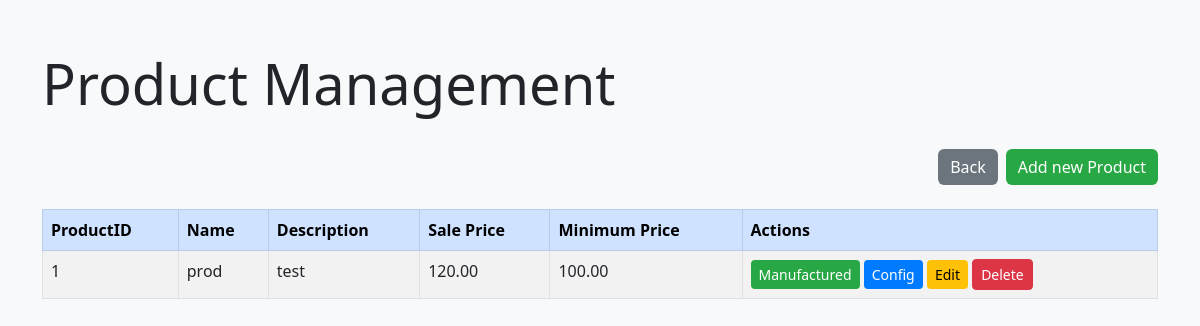
Page /products on the committed database.
### model/model.py (models this page shows, shortened)
class Product(Base):
    __tablename__ = 'products'
    product_id = Column(Integer, primary_key=True)
    name = Column(String)
    description = Column(String)
    sale_price = Column(Numeric(10, 2), nullable=False)
    minimum_price = Column(Numeric(10, 2), nullable=False)
    manufactured_items  = relationship("ManufacturedItem", back_populates="product", cascade="all, delete-orphan")
    materials = relationship("ProductMaterial", back_populates="product", cascade="all, delete-orphan")

### app.py (the view)
@app.route('/products')
def products():
    product_controller = ProductController(session)
    products = product_controller.get_all_products()
    return render_template('products.html', products=products)

### controller/controller.py (called while the page is built)
    def get_all_products(self):
        return self.session.query(Product).all()

### templates/products.html (shortened to what this page needs)
<!DOCTYPE html>
<html lang="en">
<head>
    <link href="https://cdn.jsdelivr.net/npm/bootstrap@5.3.0/dist/css/bootstrap.min.css" rel="stylesheet">
</head>
<body>
    <div class="container">
        <div class="d-flex justify-content-between align-items-center mb-4">
            <h1 class="display-4">Product Management</h1>
        </div>
        <div class="d-flex justify-content-end mb-4">
            <a href="/" class="btn btn-secondary">Back</a>
            <a href="/product/add" class="btn btn-success ms-2">Add new Product</a>
        </div>
        <div class="table-responsive">
            <table class="table table-striped table-bordered">
                <thead class="table-primary">
                    <tr>
                        <th>ProductID</th>
                        <th>Name</th>
                        <th>Description</th>
                        <th>Sale Price</th>
                        <th>Minimum Price</th>
                        <th>Actions</th>
                    </tr>
                </thead>
                <tbody>
                    {% for product in products %}
                    <tr>
                        <td>{{ product.product_id }}</td>
                        <td>{{ product.name }}</td>
                        <td>{{ product.description }}</td>
                        <td>{{ product.sale_price }}</td>
                        <td>{{ product.minimum_price }}</td>
                        <td>
                            <a href="/product/{{ product.product_id }}/manufactured" class="btn btn-success btn-sm">Manufactured</a>
                            <a href="/product/{{ product.product_id }}/config" class="btn btn-primary btn-sm">Config</a>
                            <a href="/product/{{ product.product_id }}/edit" class="btn btn-warning btn-sm">Edit</a>
                            <a href="/product/{{ product.product_id }}/delete" class="btn btn-danger btn-sm">Delete</a>
                        </td>
                    </tr>
                    {% endfor %}
                </tbody>
            </table>
        </div>
    </div>
</body>
</html>

### templates/products.html (style rules this page uses)
body { background-color: #f8f9fa; }
.container { margin-top: 50px; }
.btn-primary { background-color: #007bff; border: none; }
.btn-success { background-color: #28a745; border: none; }
.btn-warning { background-color: #ffc107; border: none; }
.btn-secondary { background-color: #6c757d; border: none; }

### rows in the picture
Product: product_id "1", name "prod", description "test", sale_price "120.00", minimum_price "100.00"
